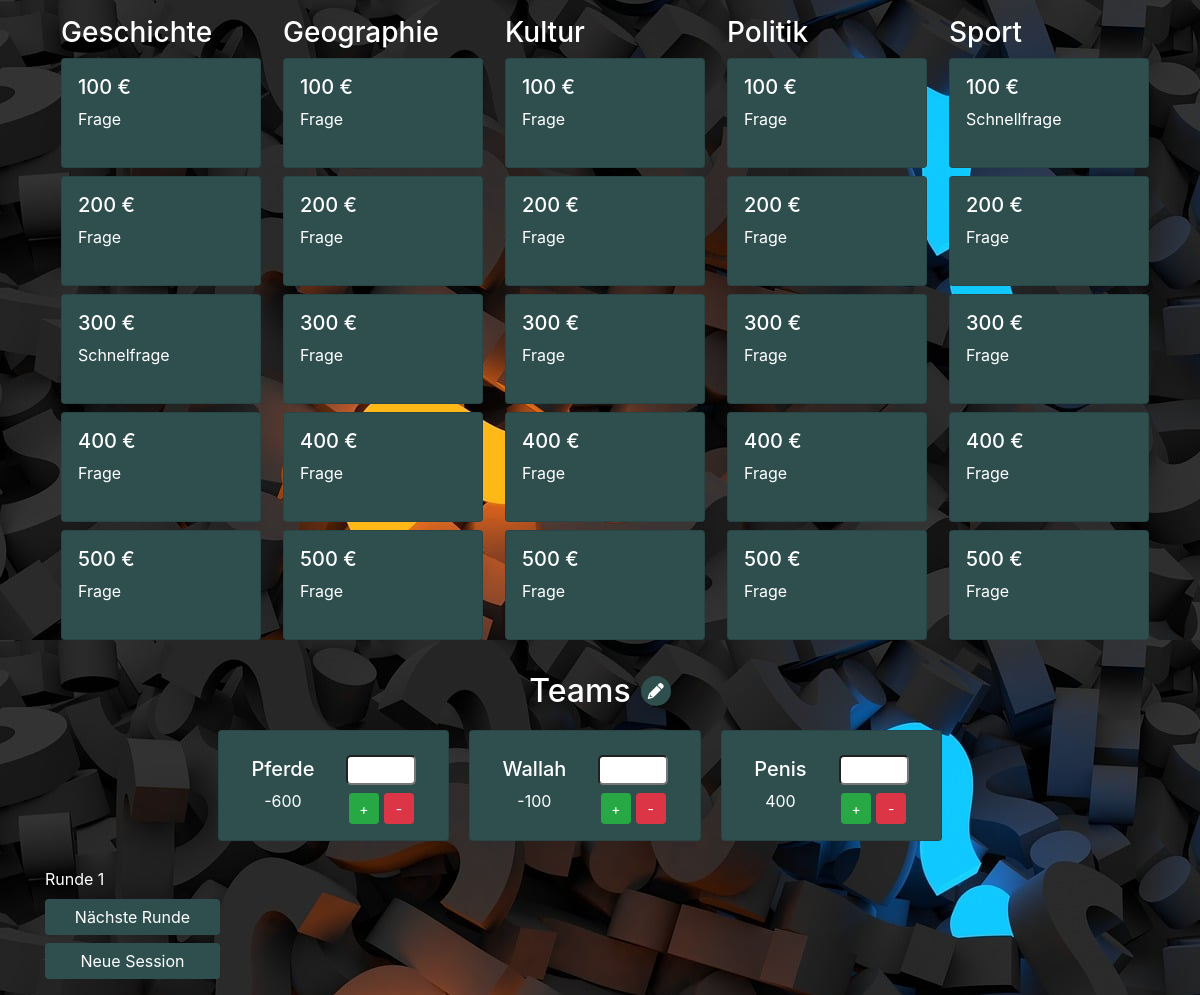
Before: / with the older database file.
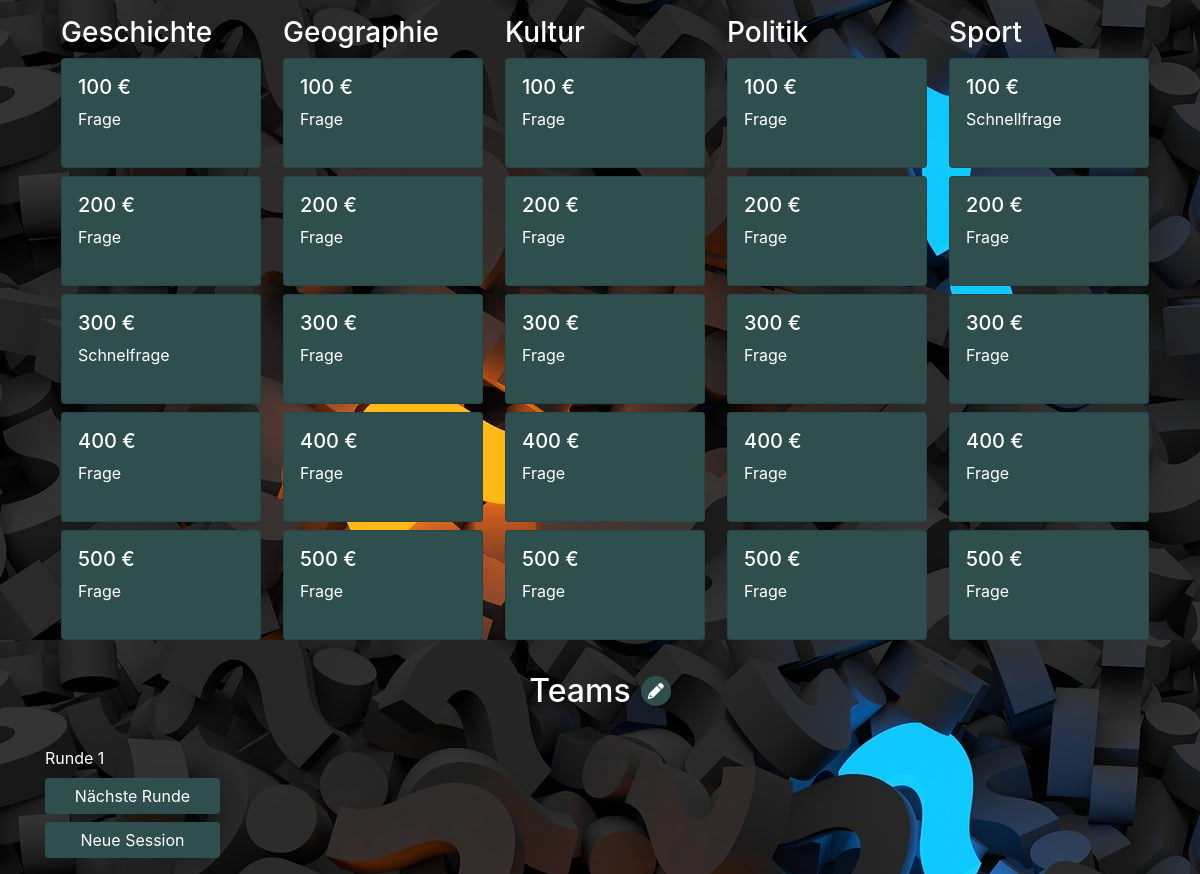
After: the same page with the newer database file.
### tables this page shows
CREATE TABLE questions (
                ﻿question_id INTEGER PRIMARY KEY,
                question TEXT,
                answer TEXT,
                category TEXT,
                type TEXT,
                points INTEGER
            );

CREATE TABLE teams (
                team_id INTEGER PRIMARY KEY AUTOINCREMENT,
                name TEXT NOT NULL,
                score INTEGER DEFAULT 0,
                buzzer_id INTEGER,
                is_active INTEGER,
                buzzer_sound TEXT
                );

### app.py (the view)
@app.route('/')
def index():
    teams = dao.get_teams()
    answered_questions = dao.get_answered_questions_of_round(session_id, round_number)
    answered_question_ids = [question_id for question_id, _ in answered_questions]
    question_matrix = get_question_matrix_from_json_ids(dao, round_number, rounds_json_filepath)
    return render_template('index.html', question_matrix=question_matrix, answered_question_ids=answered_question_ids, teams=teams, round_number=round_number)

### database_access.py (called while the page is built)
    def get_db_connection(self) -> tuple[sqlite3.Connection, sqlite3.Cursor]:
        try:
            conn = sqlite3.connect(self.dbfile, check_same_thread=False)
            cursor = conn.cursor()
            cursor.row_factory = sqlite3.Row
            return conn, cursor
        except sqlite3.Error as err:
            error_handler(err,traceback.format_exc())

    def get_multiple_questions_by_ids(self, question_ids):
        try:
            conn, cursor = self.get_db_connection()
            placeholders = ','.join('?' for _ in question_ids)
            query = f'SELECT * FROM questions WHERE question_id IN ({placeholders}) ORDER BY points ASC'
            questions = cursor.execute(query, question_ids).fetchall()
            conn.close()
            return questions
        except sqlite3.Error as err:
            error_handler(err, traceback.format_exc())

    def get_teams(self) -> list:
        try:
            conn, cursor = self.get_db_connection()
            teams = cursor.execute('SELECT * FROM teams').fetchall()
            conn.close()
            return teams
        except sqlite3.Error as err:
            error_handler(err,traceback.format_exc())

    def get_answered_questions_of_round(self, session_id, round_number) -> list:
        try:
            conn, cursor = self.get_db_connection()
            result = cursor.execute('SELECT question_id, team_id FROM sessions WHERE session_id = ? AND round_number = ? AND points > 0', (session_id, round_number)).fetchall()
            conn.close()
            return [(r["question_id"], r["team_id"]) for r in result]
        except sqlite3.Error as err:
            self.error_handler(err, traceback.format_exc())
            return None

### question_selector.py (called while the page is built)
def get_question_matrix_from_json_ids(dao, round_number, json_filepath):
    question_matrix = []
    with open(json_filepath, 'r') as file:
        parsed_data = json.load(file)
        json_obj = next((item for item in parsed_data if item["round_number"] == round_number), None)
        questions = json_obj.get("questions")
        if questions:
            for category in questions:
                question_ids = questions[category]
                if question_ids:
                    question_matrix.append(dao.get_multiple_questions_by_ids(question_ids))
    return question_matrix

### templates/index.html (shortened to what this page needs)
<!DOCTYPE html>
<html lang="en">
<head>
    <link rel="stylesheet" href="https://stackpath.bootstrapcdn.com/bootstrap/4.5.2/css/bootstrap.min.css">
    <link rel="stylesheet" href="https://cdnjs.cloudflare.com/ajax/libs/font-awesome/6.0.0-beta3/css/all.min.css">
</head>
<body>
    <div class="container">
        <div class="row my-3">
            {% for category in question_matrix %}
                <div class="col-md-2 mx-3">
                    <div class="category-block">
                        <h3>{{ category[0]["category"] }}</h3>
                        <div class="d-flex flex-column">
                            {% for question in category %}
                                <div class="card question-card mb-2 {{ "answered" if question["question_id"] in answered_question_ids }}" data-question-id="{{ question["question_id"] }}"">
                                    <div class="card-body">
                                        <h5 class="card-title">{{ question["points"] }} €</h5>
                                        <p class="card-text">{{ question["type"] }}</p>
                                    </div>
                                </div>
                            {% endfor %}
                        </div>
                    </div>
                </div>
            {% endfor %}
        </div>
        <div class="row mt-4">
            <div class="col-md-12">
                <div class="team-cards-wrapper">
                    <div class="team-header">
                        <h2>Teams</h2>
                        <button id="toggle-team-settings-btn" class="btn btn-primary btn-icon">
                            <i class="fas fa-pencil-alt"></i>
                        </button>
                    </div>
                    <div class="row team-cards-container">
                        {% for team in teams %}
                        <div>
                            <div class="card team-card {{ "active" if team.is_active }}" data-team-id="{{ team.team_id }}">
                                <div class="card-body team-card-body">
                                    <div class="mx-3">
                                        <h5 class="card-title">{{ team.name }}</h5>
                                        <span class="card-text">{{ team.score }}</span>
                                    </div>
                                    <div class="team-add-points mt-2 mx-3">
                                        <input type="number" class="mb-2 team-add-points-input" id="points-{{ team.team_id }}">
                                        <div class="manual-score-change-container">
                                            <button class="btn btn-success btn-sm team-control-btn" data-team-id="{{ team.team_id }}" data-action="add">+</button>
                                            <button class="btn btn-danger btn-sm team-control-btn" data-team-id="{{ team.team_id }}" data-action="subtract">-</button>
                                        </div>
                                    </div>
                                </div>
                            </div>
                        </div>
                        {% endfor %}
                    </div>
                </div>
            </div>
        </div>
        <div class="my-3">
            <div class="mt-2">
                <span class="session-controls">Runde <span id="round-number">{{ round_number }}</span></span>
            </div>
            <form action="{{ url_for("next_round") }}" method="post" class="mt-2">
                <button type="submit" class="btn btn-primary session-controls">Nächste Runde</button>
            </form>
            <form action="{{ url_for("new_session") }}" method="post" class="mt-2">
                <button type="submit" class="btn btn-primary session-controls">Neue Session</button>
            </form>
        </div>
    </div>
</body>
</html>

### templates/index.html (style rules this page uses)
body { color: white; background-image: url("/static/images/question-mark.png"); }
.btn-primary { background-color: darkslategrey; border: none; }
.question-card { cursor: pointer; }
.card { background-color: darkslategrey; height: 110px; width: 200px; }
.card-body { padding: 1rem; }
.card-title { margin-bottom: 0.5rem; overflow: hidden; white-space: nowrap; text-overflow: ellipsis; max-width: 150px; }
.category-block { width: 100%; }
.team-cards-wrapper { text-align: center; }
.team-header { display: flex; align-items: center; justify-content: center; gap: 10px; margin-bottom: 20px; }
.team-header h2 { margin: 0; }
.btn-icon { width: 30px; height: 30px; padding: 0; border-radius: 50%; border: none; display: flex; align-items: center; justify-content: center; background-color: darkslategrey; }
.session-controls { width: 175px; }

Changed rows visible on the page:
removed teams: name "Pferde", score "-600"
removed teams: name "Wallah", score "-100"
removed teams: name "Penis", score "400"
